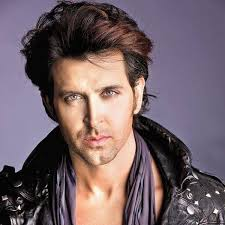
#> input picture Research Documents/Hrithik.jpeg, 225 x 225 px
$ jupyter execute face_detection.ipynb
#> lines starting #> are read from the running program, lines starting #| are printed output that depends on the picture; after the words box and inside, x2 and y2 are one past the last pixel; in counts of white or black regions, pixels touching at a corner belong together
[cell 1]
import numpy as np
import cv2 as cv
import math as m
import os

[cell 2]
def c_ang(img,c,r,w,h,color,thik):
#     print(img,c,r,w,h,color,thik)

    cv.line(img, (c,r), (c+m.floor((w/4)+(w/2)/4),r), color, thik)
    cv.line(img, (c+m.floor((w/2)+(w/2)/4),r), (c+w,r), color, thik)

    cv.line(img, (c,r), (c,r+m.floor((h/4)+(h/2)/4)), color, thik)
    cv.line(img, (c,r+m.floor((h/2)+(h/2)/4)), (c,r+h), color, thik)

    cv.line(img, (c,r+h), (c+m.floor((w/4)+(w/2)/4),r+h), color, thik)
    cv.line(img, (c+m.floor((w/2)+(w/2)/4),r+h), (c+w,r+h), color, thik)

    cv.line(img, (c+w,r), (c+w,r+m.floor((h/4)+(h/2)/4)), color, thik)
    cv.line(img, (c+w,r+m.floor((w/2)+(w/2)/4)), (c+w,r+h), color, thik)

# c_ang("img",44,60,97,97,22,2)

[cell 3]
# img = cv.imread('Hrithik.jpeg',0)
img_name='Hrithik.jpeg'
path = '/home/quixom30/pyton_idle/img'
img = cv.imread(img_name,1)
#> img is the input picture: shape (225, 225, 3); mean B, G, R 102.9, 97, 114.2
img1 = cv.cvtColor(img, cv.COLOR_BGR2GRAY)
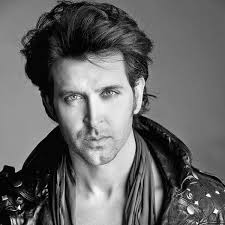
#> img1: shape (225, 225); min 0, max 254, mean 102.9

face_cascade = cv.CascadeClassifier('/home/quixom30/.local/lib/python3.7/site-packages/cv2/data/haarcascade_frontalface_alt.xml')
detect_face = face_cascade.detectMultiScale(img1)
#> detect_face = [[44, 60, 97, 97]]

color = (0,255,0)
thik = 2
i=0

for (c, r, w, h) in detect_face:
    c_ang(img,c,r,w,h,color,thik)

    sub_face = img[r:r+h, c:c+w]
    name = img_name + str(i) + '.jpeg'
    cv.imwrite(os.path.join(path,name), sub_face)
    i = i + 1
#> this loop made 1 pass
#> (c, r, w, h, name, i) on pass 1: (44, 60, 97, 97, 'Hrithik.jpeg0.jpeg', 1)
#> pass 1, `sub_face = img[r:r+h, c:c+w]`:
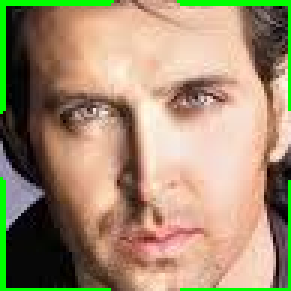
#> sub_face: shape (97, 97, 3) (shown 3 times larger); mean B, G, R 113.7, 142.3, 163.2
#> after the loop:
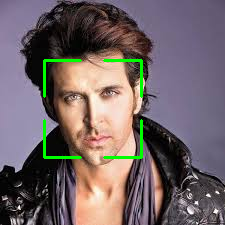
#> img: shape (225, 225, 3); 1.76% of pixels changed, all inside (x1, y1, x2, y2) = (43, 59, 143, 159)
#> after the loop, i = 1

cv.namedWindow("Nikunj", cv.WINDOW_NORMAL)
cv.imshow('Nikunj', img)
cv.waitKey(0)
cv.destroyAllWindows()
